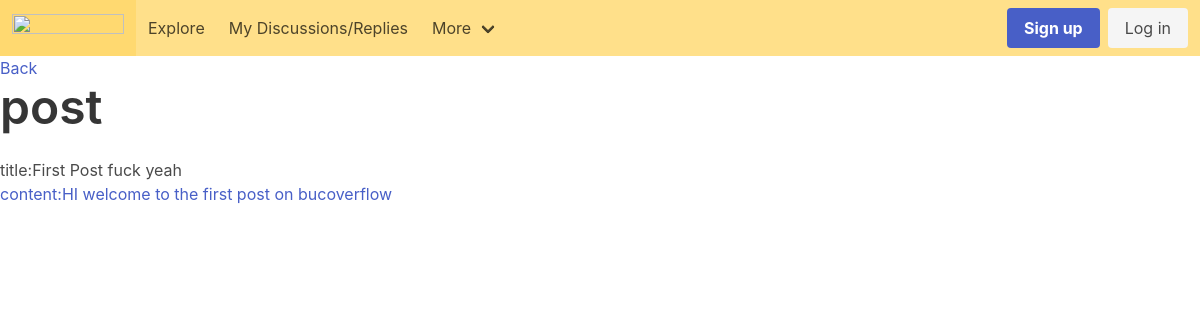
The page /post/firstpost/ on the database its author committed.
### BucOverflow/models.py (models this page shows, shortened)
class Post(models.Model):
    title = models.CharField(max_length=100, default='no title')
    slug = models.SlugField(max_length=400, unique=True, blank=True)
    user = models.ForeignKey(User, on_delete=models.CASCADE)
    content = models.TextField(blank=True, default='')
    body = models.TextField(max_length=10000, default='') #delete
    created_at = models.DateTimeField(auto_now_add=True)
    comments = models.ManyToManyField(Comment, blank=True)

### BucOverflow/views.py (the view)
# urls.py: path("post/<slug>/", views.post, name="post"),
def post(request, slug):
     post = get_object_or_404(Post, slug=slug) #404 object not found
     context = { 'post' : post,}
     return render(request, "post.html", context)

### BucOverflow/templates/post.html (shortened to what this page needs)
{% extends "base.html" %}
{% block content %}
{% load static %}
<!DOCTYPE html>
<body>
    <link rel="stylesheet" href="{% static 'style.css' %}">
    <a >Back</a>
    <h1 class="title is-1">post</h1>
    <ul>
        <li><h1>title:{{post.title}}</h1></li>
        <li><a>content:{{post.content}}</a></li>
    </ul>
</body>
</html>
{% endblock content%}

### rows shown on the page
Post: title "First Post fuck yeah", content "HI welcome to the first post on bucoverflow"
